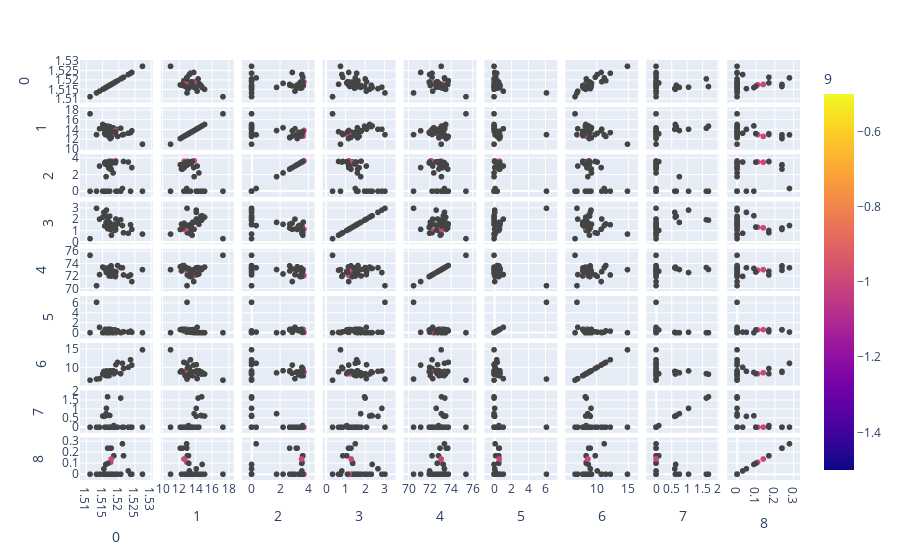

Source (notebook cell):
### Code cell
from sklearn.cluster import DBSCAN
dbscan_model=DBSCAN( eps=0.2,min_samples=3)
dbscan_model.fit(X_train)
Y_pred=dbscan_model.fit_predict(X_test)
df_pred=pd.DataFrame(pd.concat([pd.DataFrame(X_test,columns=[0,1,2,3,4,5,6,7,8]),pd.DataFrame(Y_pred,columns=[9])],axis=1))
fig = px.scatter_matrix(df_pred,
    dimensions=[0,1,2,3,4,5,6,7,8],
    color=9)
fig.show()

### Figure 1 — Plotly figure (JSON) as saved in the notebook; plotly's stock layout.template omitted (floating-point values rounded to 4 significant figures)
{"data": [{"dimensions": [{"axis": {"matches": true}, "label": "0", "values": [1.518, 1.517, 1.522, 1.516, 1.517, 1.527, 1.518, 1.516, 1.516, 1.517, 1.519, 1.524, 1.519, 1.516, 1.518, 1.52, 1.516, 1.519, 1.519, 1.511, 1.517, 1.516, 1.521, 1.515, 1.517, 1.524, 1.518, 1.518, 1.521, 1.518, 1.518, 1.517, 1.518, 1.516, 1.523, 1.517, 1.513, 1.518, 1.517, 1.514, 1.517, 1.515, 1.519, null, null, null, null, null, null, null, null, null, null, null, null, null, null, null, null, null, null, null, null, null, null, null, null, null, null, null, null, null, null, null, null, null, null, null, null, null]}, {"axis": {"matches": true}, "label": "1", "values": [13, 14.7, 13.05, 14.85, 13.72, 11.02, 12.81, 13.24, 13.02, 12.99, 14.15, 13.44, 13.2, 13.34, 14.46, 12.64, 13.88, 13.9, 13.49, 17.38, 12.67, 14.14, 14.36, 14.14, 13.24, 13.83, 12.65, 12.98, 12.97, 12.68, 12.45, 12.79, 13.53, 13.24, 13.31, 14.8, 13.02, 13.64, 12.2, 14.25, 12.35, 15.15, 13.6, null, null, null, null, null, null, null, null, null, null, null, null, null, null, null, null, null, null, null, null, null, null, null, null, null, null, null, null, null, null, null, null, null, null, null, null, null]}, {"axis": {"matches": true}, "label": "2", "values": [3.6, 0, 3.65, 0, 3.68, 0, 3.54, 3.49, 3.58, 3.18, 0, 0, 3.63, 3.57, 2.24, 0, 1.78, 3.73, 3.48, 0, 2.88, 0, 0, 0, 3.57, 2.9, 3.56, 3.54, 0.33, 3.67, 2.71, 3.52, 3.41, 3.34, 3.58, 0, 0, 3.65, 3.25, 3.09, 2.72, 0, 3.62, null, null, null, null, null, null, null, null, null, null, null, null, null, null, null, null, null, null, null, null, null, null, null, null, null, null, null, null, null, null, null, null, null, null, null, null, null]}, {"axis": {"matches": true}, "label": "3", "values": [1.36, 2.34, 0.87, 2.38, 1.81, 0.75, 1.23, 1.47, 1.51, 1.23, 2.09, 1.58, 1.07, 1.57, 1.62, 1.65, 1.79, 1.18, 1.35, 0.34, 1.71, 2.88, 2.02, 2.68, 1.38, 1.17, 1.3, 1.21, 1.51, 1.16, 1.29, 1.54, 1.52, 1.47, 0.82, 1.99, 3.04, 0.65, 1.16, 2.08, 1.63, 2.25, 1.11, null, null, null, null, null, null, null, null, null, null, null, null, null, null, null, null, null, null, null, null, null, null, null, null, null, null, null, null, null, null, null, null, null, null, null, null, null]}, {"axis": {"matches": true}, "label": "4", "values": [72.99, 73.28, 72.22, 73.28, 72.06, 73.08, 73.24, 73.25, 73.12, 72.97, 72.74, 72.22, 72.83, 72.87, 72.38, 73.75, 73.1, 72.12, 71.95, 75.41, 73.21, 72.61, 73.42, 73.39, 72.7, 71.15, 73.08, 73, 73.39, 73.11, 73.7, 73.36, 72.04, 73.1, 71.99, 73.11, 70.48, 73, 73.55, 72.28, 72.87, 73.5, 72.64, null, null, null, null, null, null, null, null, null, null, null, null, null, null, null, null, null, null, null, null, null, null, null, null, null, null, null, null, null, null, null, null, null, null, null, null, null]}, {"axis": {"matches": true}, "label": "5", "values": [0.57, 0, 0.19, 0, 0.64, 0, 0.58, 0.38, 0.69, 0.58, 0, 0.32, 0.57, 0.61, 0, 0.38, 0, 0.06, 0.55, 0, 0.73, 0.08, 0, 0.08, 0.56, 0.08, 0.61, 0.65, 0.13, 0.61, 0.56, 0.66, 0.58, 0.39, 0.12, 0, 6.21, 0.06, 0.62, 1.1, 0.7, 0, 0.14, null, null, null, null, null, null, null, null, null, null, null, null, null, null, null, null, null, null, null, null, null, null, null, null, null, null, null, null, null, null, null, null, null, null, null, null, null]}, {"axis": {"matches": true}, "label": "6", "values": [8.4, 8.95, 9.85, 8.76, 7.88, 14.96, 8.39, 8.03, 7.96, 8.81, 10.88, 12.24, 8.41, 7.89, 9.26, 11.53, 8.67, 8.89, 9, 6.65, 8.54, 9.18, 8.44, 9.07, 8.44, 10.79, 8.69, 8.53, 11.27, 8.7, 9.06, 7.9, 8.79, 8.22, 10.17, 8.28, 6.96, 8.93, 8.9, 7.08, 9.23, 8.34, 8.76, null, null, null, null, null, null, null, null, null, null, null, null, null, null, null, null, null, null, null, null, null, null, null, null, null, null, null, null, null, null, null, null, null, null, null, null, null]}, {"axis": {"matches": true}, "label": "7", "values": [0, 0.66, 0, 0.64, 0, 0, 0, 0, 0, 0, 0, 0, 0.09, 0, 0, 0, 0.76, 0, 0, 0, 0, 1.06, 1.64, 0.61, 0, 0, 0, 0, 0, 0, 0, 0, 0, 0, 0, 1.71, 0, 0, 0, 0, 0, 0.63, 0, null, null, null, null, null, null, null, null, null, null, null, null, null, null, null, null, null, null, null, null, null, null, null, null, null, null, null, null, null, null, null, null, null, null, null, null, null]}, {"axis": {"matches": true}, "label": "8", "values": [0.11, 0, 0.17, 0.09, 0, 0, 0, 0, 0, 0.24, 0, 0, 0.17, 0, 0, 0, 0, 0, 0, 0, 0, 0, 0, 0.05, 0.1, 0, 0.14, 0, 0.28, 0, 0.24, 0, 0, 0, 0.03, 0, 0, 0, 0.24, 0, 0, 0, 0, null, null, null, null, null, null, null, null, null, null, null, null, null, null, null, null, null, null, null, null, null, null, null, null, null, null, null, null, null, null, null, null, null, null, null, null, null]}], "hovertemplate": "%{xaxis.title.text}=%{x}<br>%{yaxis.title.text}=%{y}<br>9=%{marker.color}<extra></extra>", "legendgroup": "", "marker": {"color": [-1, null, null, null, null, null, -1, null, null, null, null, null, null, null, null, null, null, -1, null, null, null, null, null, null, null, null, -1, -1, null, -1, null, null, null, null, null, null, null, null, null, null, null, null, null, -1, -1, -1, -1, -1, -1, -1, -1, -1, -1, -1, -1, -1, -1, -1, -1, -1, -1, -1, -1, -1, -1, -1, -1, -1, -1, -1, -1, -1, -1, -1, -1, -1, -1, -1, -1, -1], "coloraxis": "coloraxis", "symbol": "circle"}, "name": "", "showlegend": false, "type": "splom"}], "layout": {"coloraxis": {"colorbar": {"title": {"text": "9"}}, "colorscale": [[0, "#0d0887"], [0.1111, "#46039f"], [0.2222, "#7201a8"], [0.3333, "#9c179e"], [0.4444, "#bd3786"], [0.5556, "#d8576b"], [0.6667, "#ed7953"], [0.7778, "#fb9f3a"], [0.8889, "#fdca26"], [1, "#f0f921"]]}, "dragmode": "select", "legend": {"tracegroupgap": 0}, "margin": {"t": 60}}}
